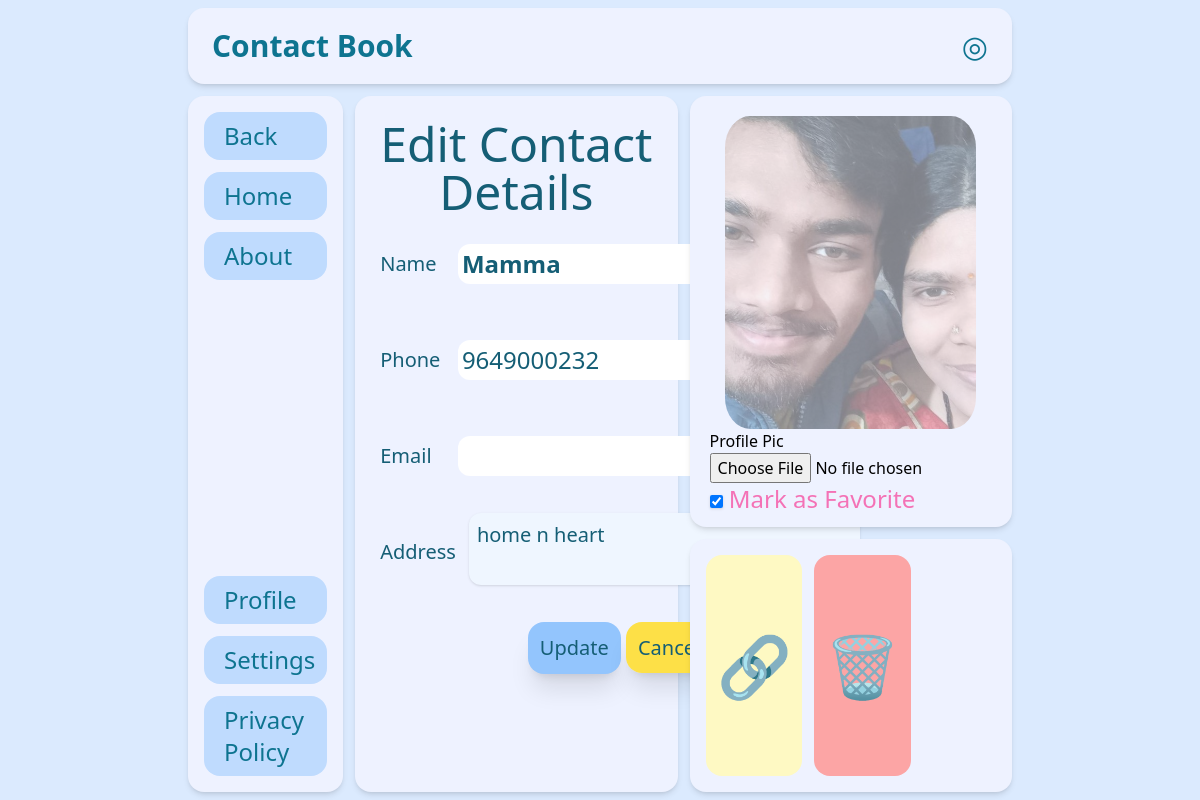
Page /edit_contact/132 on the committed database.
### contacts/models.py (models this page shows, shortened)
class Contacts(models.Model):
    user = models.ForeignKey(User, on_delete=models.SET_NULL, null=True, blank=True)
    name = models.CharField(max_length=50,default="NaN")
    phone = models.CharField(max_length=15)
    email = models.EmailField(max_length=50)
    address = models.TextField()
    ppic = models.ImageField(default='default.jpg', upload_to='')
    fav = models.BooleanField(default=False)

### contacts/views.py (the view, shortened to what this page needs)
# urls.py: path('edit_contact/<id>',views.edit_contact,name="edit_contact"),
def edit_contact(request,id):
    contact = Contacts.objects.get(id=id)
    context={'contact':contact}
    return render(request,'edit_contact.html',context)

### templates/edit_contact.html (shortened to what this page needs)
{% extends 'base.html' %}
{% load static %}
{% block body %}
<div class="grid grid-cols-5 grid-rows-9 gap-3 h-screen w-[70%] mx-auto p-2">
    <div class="text-cyan-700 col-span-5 bg-indigo-50 shadow-md rounded-2xl flex items-center justify-between px-6">
        <div class="text-3xl font-bold">Contact Book</div>
        <div class="text-3xl">
            ◎
        </div>
    </div>
    <nav class="nav text-cyan-700 text-2xl row-span-8 row-start-2 bg-indigo-50 shadow-md rounded-2xl flex flex-col items-start justify-between">
        <ul class=" w-full p-4">
            <li class="bg-blue-200 p-2 pl-5 rounded-2xl mb-3">Back</li>
            <li class="bg-blue-200 p-2 pl-5 rounded-2xl mb-3">Home</li>
            <li class="bg-blue-200 p-2 pl-5 rounded-2xl mb-3">About</li>
        </ul>
        <ul class=" w-full p-4">
            <li class="bg-blue-200 p-2 pl-5 rounded-2xl mb-3">Profile</li>
            <li class="bg-blue-200 p-2 pl-5 rounded-2xl mb-3">Settings</li>
            <li class="bg-blue-200 p-2 pl-5 rounded-2xl ">Privacy Policy</li>
        </ul>
    </nav>
    <div class="text-cyan-800 p-6 text-xl col-span-2 row-span-8 row-start-2 bg-indigo-50 shadow-md rounded-2xl flex flex-col">
        <div class="text-5xl text-center">Edit Contact Details</div>
        <form action="/edit_contact/{{contact.id}}" method="post">
        <table >
            <tr class=" align-middle h-24" >
                <td>Name</td>
                <td class="text-2xl font-bold"><input type="text" name="name" value="{{contact.name}}" class="rounded-xl p-1"></td>
            </tr>
            <tr class="  align-middle h-24">
                <td>Phone</td>
                <td class="text-2xl"><input type="text" name="phone" value="{{contact.phone}}" class="rounded-xl p-1"></td>
            </tr>
            <tr class="  align-middle h-24">
                <td>Email</td>
                <td class="text-2xl"><input type="text" name="email" value="{{contact.email}}" class="rounded-xl p-1"></td>
            </tr>
            <tr class="  align-middle h-24 ">
                <td>Address</td>
                <td class="pl-3">
                <textarea name="addr" cols="30" rows="2" class=" p-2 rounded-xl shadow bg-blue-50" class="rounded-xl p-1">{{contact.address}}</textarea></td>
            </tr>
            <tr class="  align-middle h-24 ">
                <td colspan="2" class="text-center" >
                    <input  class=" p-3 rounded-2xl bg-blue-300 shadow-xl hover:bg-blue-400" type="submit" value="Update">
                    <a href="/contact_details/{{contact.id}}"  class=" p-3 rounded-2xl bg-yellow-300 shadow-xl hover:bg-yellow-400" >Cancel</a>
                </td>
            </tr>
        </table>
    </div>
    <div class="p-5 col-span-2 row-span-5 col-start-4 row-start-2 bg-indigo-50 shadow-md rounded-2xl ">
        <img id="imagePreview" src="/static/images/{{contact.ppic}}" alt="Image Preview" class="rounded-full mx-auto " style=" max-width:100%;max-height:80%">
        <label>Profile Pic</label>
        <input class="cursor-pointer" type="file" accept="image/*" name="ppic" id="imageInput" accept="images/*">
        <div class=" min-w-[20%] relative bottom-0 left-0 text-2xl text-pink-400">
            <input type="checkbox" name="fav" class="shadow bg-blue-50 " {% if contact.fav %}checked{% endif %}>
            Mark as Favorite
        </div>
    </div>
    <div class="flex gap-3 p-4 text-6xl col-span-2 row-span-3 col-start-4 row-start-7 bg-indigo-50 shadow-md rounded-2xl">
        <div class="bg-yellow-100 hover:bg-yellow-200 rounded-2xl p-3 w-1/3 flex items-center justify-center">🔗</div>
        <a href="/delete_contact/{{contact.id}}" class="bg-red-300 hover:bg-red-400 rounded-2xl p-3 w-1/3 flex items-center justify-center">🗑️</a>
    </div>
</div>
{% endblock %}

### static/css/style.css (style rules this page uses)
#imagePreview { border-radius:10%; opacity:0.5 }

### rows in the picture
Contacts: name "Mamma", phone "9649000232", addr "home n heart", ppic (picture), fav "☑"
